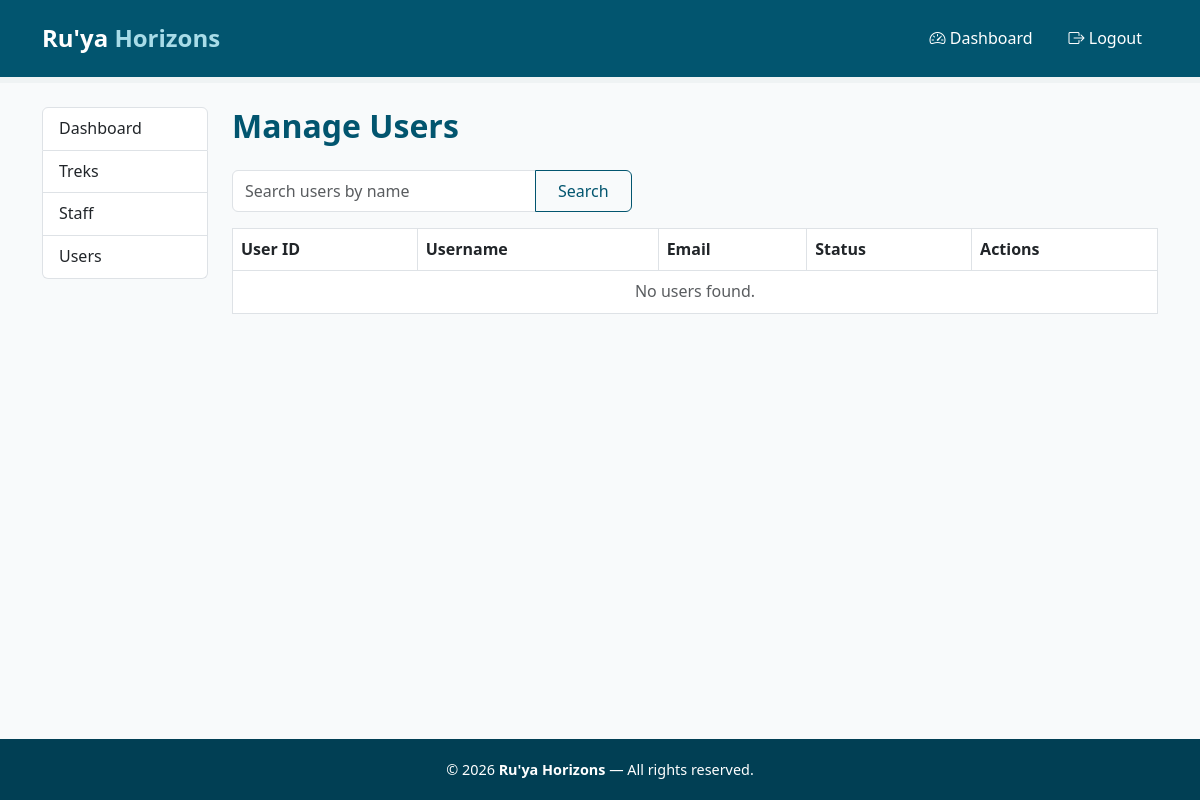
Before: /admin/users (signed in) with the older database file.
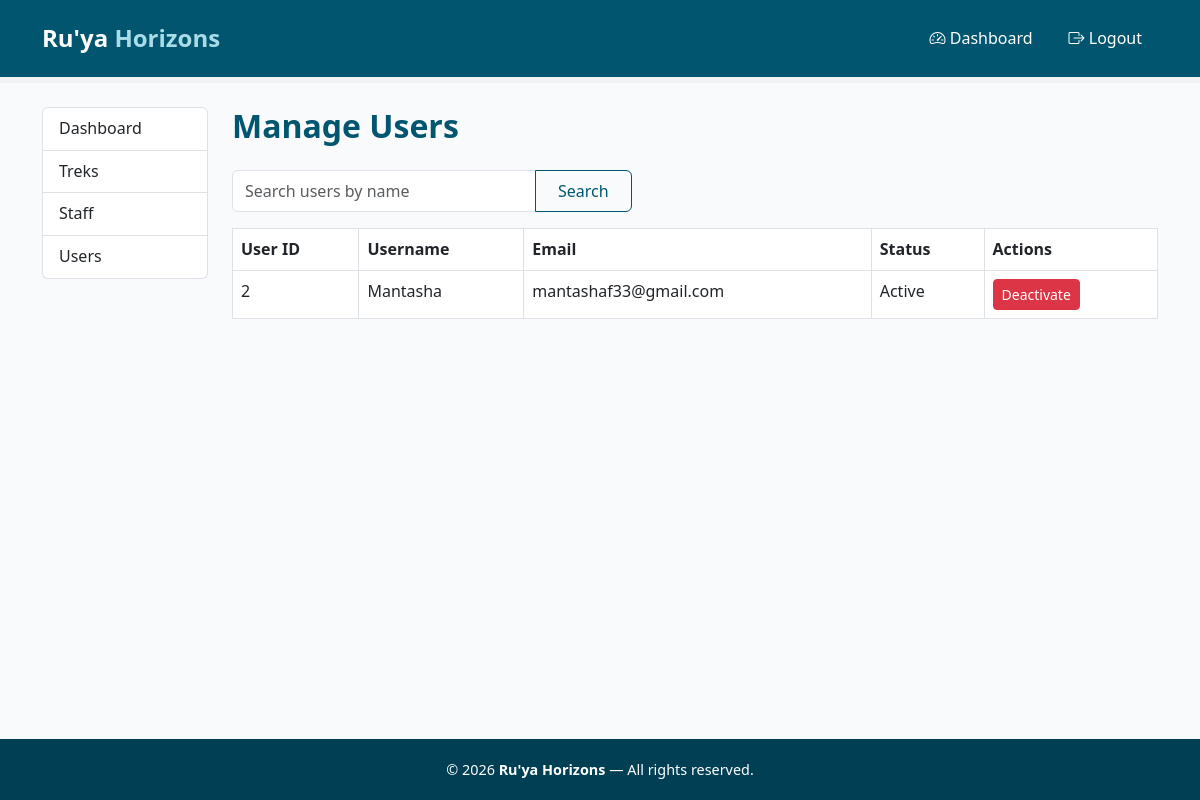
After: the same page with the newer database file.
### models.py (models this page shows)
class User(db.Model, UserMixin):
    __tablename__ = 'user'
    id = db.Column(db.Integer, primary_key=True)
    username = db.Column(db.String(150), unique=True, nullable=False)
    email = db.Column(db.String(150), unique=True, nullable=False)
    password = db.Column(db.String(256), nullable=False)
    role = db.Column(db.String(50), nullable=False, default='trekker')  # 'admin' or 'user' or 'trek_staff'
    is_active = db.Column(db.Boolean, default=True) # active or inactive
    created_at = db.Column(db.DateTime, default=datetime.utcnow)
    bookings = db.relationship('Booking', backref='user', lazy=True)

### app.py (the view)
@app.route('/admin/users')
@login_required
def admin_users():
    if current_user.role != 'admin':
        return "Access denied: Admins only", 403
    search_query = request.args.get('q', '')
    if search_query:
        users = User.query.filter_by(role='trekker').filter(User.username.ilike(f'%{search_query}%')).all()
    else:
        users = User.query.filter_by(role='trekker').all()
    return render_template('admin_manage_users.html', users=users, search_query=search_query)

### app.py (called while the page is built)
@login_manager.user_loader
def load_user(user_id):
    return User.query.get(int(user_id))

### templates/admin_manage_users.html (shortened to what this page needs)
{% extends "base.html" %}
{% block content %}
<div class="container my-4">
    <div class="row">
        {% include "admin_sidebar.html" %}
        <div class="col-md-9 col-lg-10">
            <h2 class="page-heading mb-4">Manage Users</h2>
            <form method="GET" action="{{ url_for('admin_users') }}" class="mb-3">
                <div class="input-group" style="max-width: 400px;">
                    <input type="text" name="q" class="form-control" placeholder="Search users by name"
                           value="{{ search_query or '' }}">
                    <button type="submit" class="btn btn-outline-primary">Search</button>
                </div>
            </form>
            <table class="table table-bordered table-hover">
                <thead>
                    <tr>
                        <th>User ID</th>
                        <th>Username</th>
                        <th>Email</th>
                        <th>Status</th>
                        <th>Actions</th>
                    </tr>
                </thead>
                <tbody>
                    {% for user in users %}
                    <tr>
                        <td>{{ user.id }}</td>
                        <td>{{ user.username }}</td>
                        <td>{{ user.email }}</td>
                        <td>
                            {% if user.is_active %}
                                Active
                            {% else %}
                                Inactive
                            {% endif %}
                        </td>
                        <td>
                            {% if user.is_active %}
                            <a href="{{ url_for('admin_deactivate_user', user_id=user.id) }}"
                               class="btn btn-sm btn-danger"
                               onclick="return confirm('Deactivate this user?');">Deactivate</a>
                            {% else %}
                            <a href="{{ url_for('admin_activate_user', user_id=user.id) }}"
                               class="btn btn-sm btn-success">Activate</a>
                            {% endif %}
                        </td>
                    </tr>
                    {% else %}
                    <tr><td colspan="5" class="text-center text-muted">No users found.</td></tr>
                    {% endfor %}
                </tbody>
            </table>
        </div>
    </div>
</div>
{% endblock %}

Changed rows visible on the page:
added User: id "2", username "Mantasha", email "mantashaf33@gmail.com", is_active "Active"
Other visible differences:
text no longer shown: "No users found."
